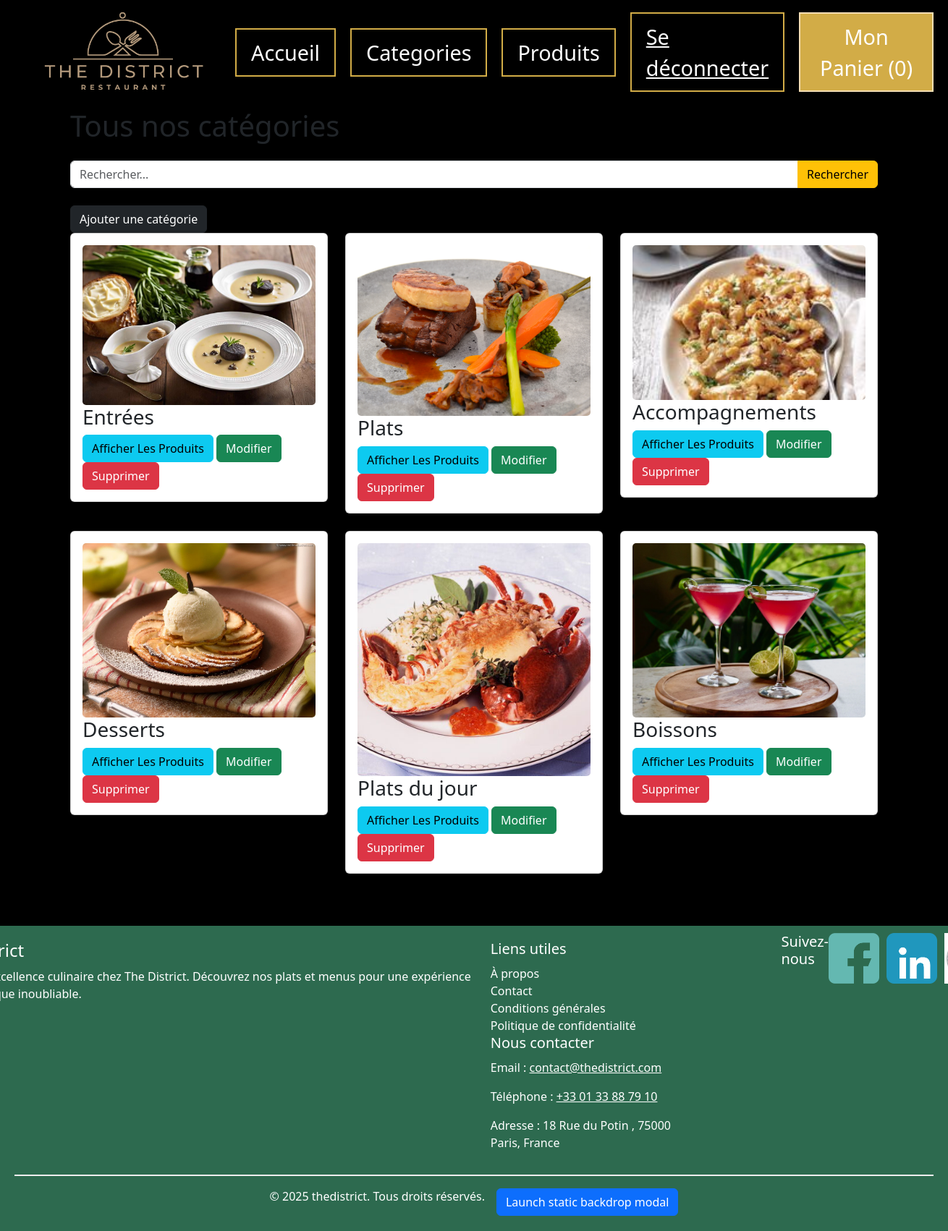
Page /categorie-menu.php (signed in) on the committed database.
### tables this page shows
CREATE TABLE IF NOT EXISTS `categorie` (
  `categorie_ID` int(11) NOT NULL AUTO_INCREMENT,
  `categorie_libelle` varchar(50) NOT NULL,
  `categorie_image` varchar(50) DEFAULT NULL,
  PRIMARY KEY (`categorie_ID`)
);

### categorie-menu.php (the view, shortened to what this page needs)
<?php
include 'header.php';
$searchCat = isset($_GET['searchCat']) ? $_GET['searchCat'] : '';
$sqlCat = "SELECT * FROM categorie";
$categories = $pdo->query($sqlCat)->fetchAll(PDO::FETCH_ASSOC);
if (isset($_SESSION['type_libelle'])) {
    $userType = $_SESSION['type_libelle'];
    $isCommercialOrAdmin = $userType === 'commercial' || $userType === 'admin';
} else {
    $isCommercialOrAdmin = false;
}
?>
<div class="container my-5">
    <h1 class="mb-4">Tous nos catégories</h1>
    <form method="get" action="categorie-menu.php" class="mb-4">
        <div class="input-group">
            <input type="text" name="searchCat" class="form-control" placeholder="Rechercher..."
                value="<?= htmlentities($searchCat) ?>">
            <button type="submit" class="btn btn-warning">Rechercher</button>
        </div>
    </form>
    <?php if($isCommercialOrAdmin):?>
        <a href="categorie-select.php" class="btn btn-dark">Ajouter une catégorie</a>
    <?php endif;?>
    <div class="row">
        <?php if (count($categories) > 0): ?>
            <?php foreach ($categories as $category): ?>
                <div class="col-md-4 mb-4">
                    <div class="card">
                        <div class="card-body">
                         <img src="./assets/img/<?= htmlentities($category['categorie_image']) ?>" class="card-img" alt="">
                            <h3 class="card-title"><?= htmlentities($category['categorie_libelle']) ?></h3>
                            <a class="btn btn-info" href="produits.php?category=<?= htmlentities($category['categorie_libelle']) ?>">Afficher Les Produits</a>
                             <?php if($isCommercialOrAdmin):?>
                            <a class="btn btn-success" href="categorie-select.php?modify=<?= htmlentities($category['categorie_ID'])?>">Modifier</a>
                            <a class="btn btn-danger" href="categorie-menu.php?delete=<?= htmlentities($category['categorie_ID'])?>"
                            onclick="return confirm('Êtes-vous sûr de vouloir supprimer cette catégorie ?')">Supprimer</a>
                            <?php endif;?>
                        </div>
                    </div>
                </div>
            <?php endforeach; ?>
        <?php else: ?>
            <div class="alert alert-warning" role="alert">
                Aucune catégorie trouvée.
            </div>
        <?php endif; ?>
    </div>
</div>
<?php
include 'footer.php';
?>

### styles/style.css (style rules this page uses)
body { background-color: black; }

### rows in the picture
categorie: categorie_image (picture), categorie_libelle "Entrées"
categorie: categorie_image (picture), categorie_libelle "Plats"
categorie: categorie_image (picture), categorie_libelle "Accompagnements"
categorie: categorie_image (picture), categorie_libelle "Desserts"
categorie: categorie_image (picture), categorie_libelle "Plats du jour"
categorie: categorie_image (picture), categorie_libelle "Boissons"
